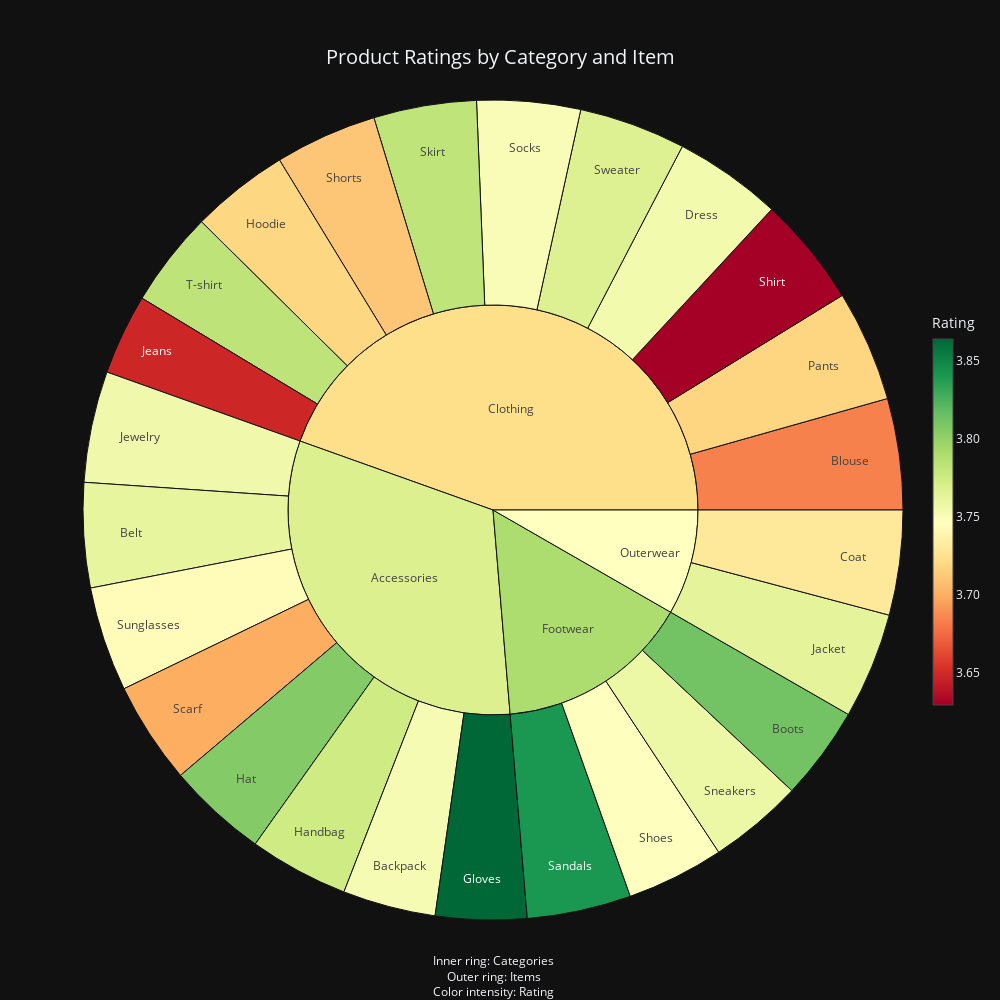

This figure's notebook cell:
### Code cell
#rating sunburst plt
ratings_data = df.groupby(['Category', 'Item Purchased'])['Review Rating'].agg(['mean', 'count']).reset_index()

#preprocess and prepare data for figure
ratings_sunburst = []
rating_min = ratings_data['mean'].min()
rating_max = ratings_data['mean'].max()

category_ratings = df.groupby('Category')['Review Rating'].agg(['mean', 'count']).reset_index()
for category in ratings_data['Category'].unique():
    cat_rating = category_ratings[category_ratings['Category'] == category]['mean'].values[0]
    ratings_sunburst.append(dict(
        parent="",
        id=category,
        name=category,
        value=ratings_data[ratings_data['Category'] == category]['count'].sum(),
        rating=cat_rating 
    ))
    category_items = ratings_data[ratings_data['Category'] == category]
    for _, row in category_items.iterrows():
        ratings_sunburst.append(dict(
            parent=category,
            id=f"{category}-{row['Item Purchased']}",
            name=row['Item Purchased'],
            value=row['count'],
            rating=row['mean']
        ))

# prepare for fig
fig = go.Figure()

fig.add_trace(go.Sunburst(
    ids=[item['id'] for item in ratings_sunburst],
    labels=[item['name'] for item in ratings_sunburst],
    parents=[item['parent'] for item in ratings_sunburst],
    values=[item['value'] for item in ratings_sunburst],
    branchvalues="total",
    marker=dict(
        colors=[item.get('rating', None) for item in ratings_sunburst],
        colorscale='RdYlGn',
        cmin=rating_min,
        cmax=rating_max,
        showscale=True,
        colorbar=dict(
            title="Rating",
            thickness=20,
            len=0.5,
            tickformat='.2f'
        )
    ),
    hovertemplate="""
    <b>%{label}</b><br>
    Reviews: %{value}<br>
    Rating: %{color:.2f}<br>
    <extra></extra>
    """
))

fig.update_layout(
    title={
        'text': "Product Ratings by Category and Item",
        'y': 0.95,
        'x': 0.5,
        'xanchor': 'center',
        'yanchor': 'top',
        'font': dict(size=20)
    },
    width=1000,
    height=1000,
    annotations=[dict(
        x=0.5,
        y=-0.1,
        text="Inner ring: Categories<br>Outer ring: Items<br>Color intensity: Rating",
        showarrow=False,
        xref='paper',
        yref='paper',
        align='center'
    )]
)

fig.show()
fig.write_image('rating_category_sunburst.png')

### Figure 1 — Plotly figure (JSON) as saved in the notebook; plotly's stock layout.template omitted (floating-point values rounded to 4 significant figures)
{"data": [{"branchvalues": "total", "hovertemplate": "\n    <b>%{label}</b><br>\n    Reviews: %{value}<br>\n    Rating: %{color:.2f}<br>\n    <extra></extra>\n    ", "ids": ["Accessories", "Accessories-Backpack", "Accessories-Belt", "Accessories-Gloves", "Accessories-Handbag", "Accessories-Hat", "Accessories-Jewelry", "Accessories-Scarf", "Accessories-Sunglasses", "Clothing", "Clothing-Blouse", "Clothing-Dress", "Clothing-Hoodie", "Clothing-Jeans", "Clothing-Pants", "Clothing-Shirt", "Clothing-Shorts", "Clothing-Skirt", "Clothing-Socks", "Clothing-Sweater", "Clothing-T-shirt", "Footwear", "Footwear-Boots", "Footwear-Sandals", "Footwear-Shoes", "Footwear-Sneakers", "Outerwear", "Outerwear-Coat", "Outerwear-Jacket"], "labels": ["Accessories", "Backpack", "Belt", "Gloves", "Handbag", "Hat", "Jewelry", "Scarf", "Sunglasses", "Clothing", "Blouse", "Dress", "Hoodie", "Jeans", "Pants", "Shirt", "Shorts", "Skirt", "Socks", "Sweater", "T-shirt", "Footwear", "Boots", "Sandals", "Shoes", "Sneakers", "Outerwear", "Coat", "Jacket"], "marker": {"cmax": 3.864, "cmin": 3.63, "colorbar": {"len": 0.5, "thickness": 20, "tickformat": ".2f", "title": {"text": "Rating"}}, "colors": [3.769, 3.752, 3.761, 3.864, 3.775, 3.806, 3.756, 3.7, 3.745, 3.723, 3.684, 3.755, 3.719, 3.648, 3.719, 3.63, 3.711, 3.782, 3.751, 3.767, 3.783, 3.791, 3.812, 3.841, 3.747, 3.758, 3.747, 3.73, 3.763], "colorscale": [[0.0, "rgb(165,0,38)"], [0.1, "rgb(215,48,39)"], [0.2, "rgb(244,109,67)"], [0.3, "rgb(253,174,97)"], [0.4, "rgb(254,224,139)"], [0.5, "rgb(255,255,191)"], [0.6, "rgb(217,239,139)"], [0.7, "rgb(166,217,106)"], [0.8, "rgb(102,189,99)"], [0.9, "rgb(26,152,80)"], [1.0, "rgb(0,104,55)"]], "showscale": true}, "parents": ["", "Accessories", "Accessories", "Accessories", "Accessories", "Accessories", "Accessories", "Accessories", "Accessories", "", "Clothing", "Clothing", "Clothing", "Clothing", "Clothing", "Clothing", "Clothing", "Clothing", "Clothing", "Clothing", "Clothing", "", "Footwear", "Footwear", "Footwear", "Footwear", "", "Outerwear", "Outerwear"], "values": [1240, 143, 161, 140, 153, 154, 171, 157, 161, 1737, 171, 166, 151, 124, 171, 169, 157, 158, 159, 164, 147, 599, 144, 160, 150, 145, 324, 161, 163], "type": "sunburst"}], "layout": {"title": {"font": {"size": 20}, "text": "Product Ratings by Category and Item", "y": 0.95, "x": 0.5, "xanchor": "center", "yanchor": "top"}, "width": 1000, "height": 1000, "annotations": [{"align": "center", "showarrow": false, "text": "Inner ring: Categories<br>Outer ring: Items<br>Color intensity: Rating", "x": 0.5, "xref": "paper", "y": -0.1, "yref": "paper"}]}}
